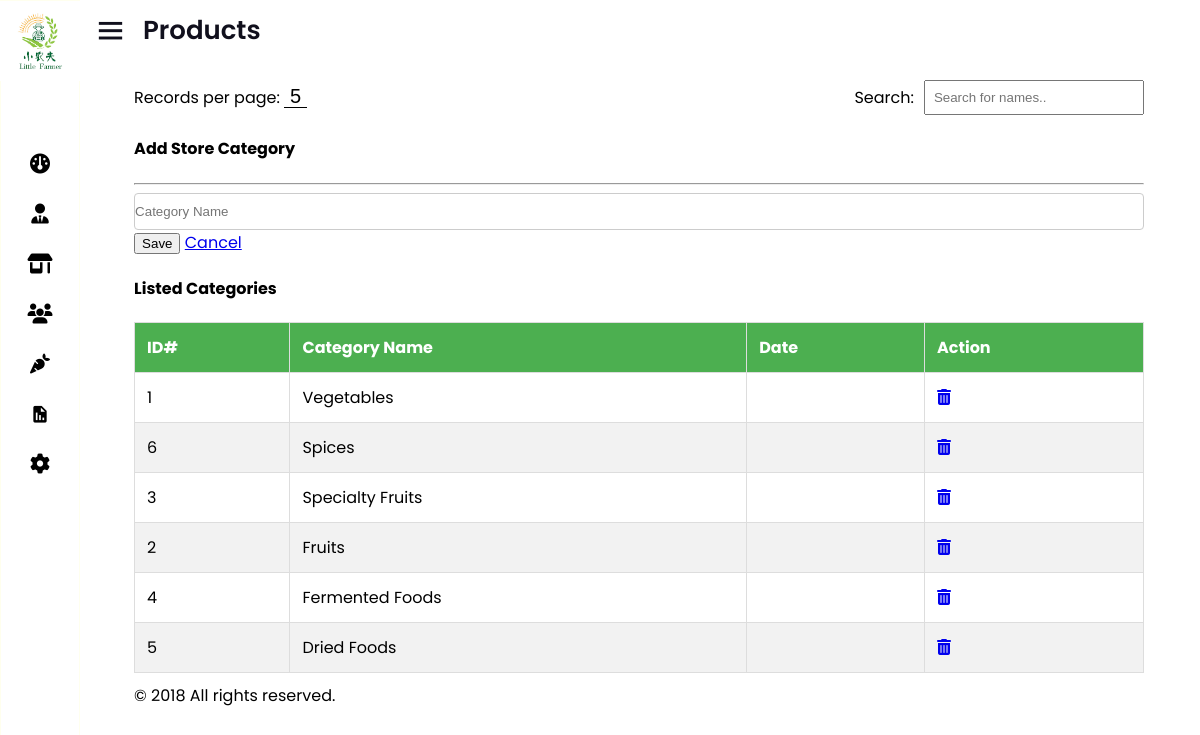
/seller/admin/category_inspection.php (signed in), run on an earlier commit of the app's database.
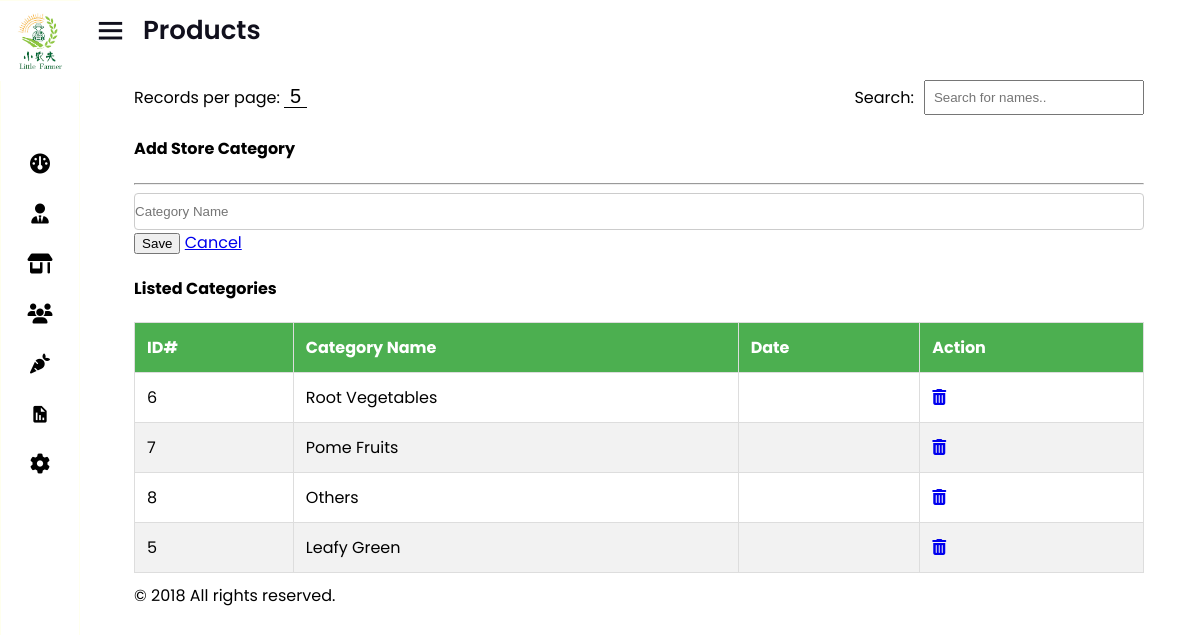
And on a later commit of the database.
### tables this page shows
CREATE TABLE `categories` (
  `categories_id` int(11) NOT NULL,
  `categories_name` varchar(255) NOT NULL,
  `categories_active` int(11) NOT NULL DEFAULT 0,
  `categories_status` int(11) NOT NULL DEFAULT 0
);

### seller/admin/category_inspection.php (the view, shortened to what this page needs)
<!DOCTYPE html>
<html lang="en" dir="ltr">
  <head>
    <link rel="stylesheet" href="style.css">
	<link rel="stylesheet" href="https://cdnjs.cloudflare.com/ajax/libs/font-awesome/4.7.0/css/font-awesome.min.css">
    <link href='https://unpkg.com/boxicons@2.0.7/css/boxicons.min.css' rel='stylesheet'>
   </head>
<body>
  <div class="sidebar close">
    <?php include "sidebar.php"; ?>
  </div>
  <section class="home-section">
    <div class="home-content">
      <i class='bx bx-menu' ></i>
      <span class="text">Products</span>
    </div>
	<div class="empMainCon">
		   	<div class="controls-container">
		  		<div class="records-per-page">
					<span>Records per page:</span>
					<select id="recordsPerPage" onchange="changeRecordsPerPage()" class="custom-select">
					  <option value="5">5</option>
					</select>
				  </div>
				  <div class="search-bar">
				<span>Search:</span>
				<input type="text" id="searchInput" onkeyup="fetchData()" placeholder="Search for names..">
		  	</div>
		  </div>
          <?php
include("./../connection/connect.php");
if(isset($_SESSION["adm_co"]) && ($_SESSION["adm_co"] == "SUPA"))
{
?>
    <div id="main-wrapper">
            <div class="container-fluid">
				<div class="row">
                    <div class="container-fluid">
<div class="col-lg-12">
    <div class="card card-outline-primary">
        <div class="card-header">
            <h4 class="m-b-0 text-white">Add Store Category</h4>
        </div>
        <div class="card-body">
            <form action="<?php echo htmlspecialchars($_SERVER["PHP_SELF"]); ?>" method="post">
                <div class="form-body">
                    <hr>
                    <div class="row p-t-20">
                        <div class="col-md-12">
                            <div class="form-group">
                                <input type="text" name="c_name" class="form-control" placeholder="Category Name">
                            </div>
                        </div>
                    </div>
                    <div class="form-actions">
                        <input type="submit" name="submit" class="btn btn-success" value="Save">
                        <a href="dashboard.php" class="btn btn-inverse">Cancel</a>
                    </div>
                </div>
            </form>
        </div>
    </div>
</div>
                    </div>
					<div class="col-12">
                        <div class="card">
                            <div class="card-body">
                                <h4 class="card-title">Listed Categories</h4>
                                <div class="table-responsive m-t-40">
                                    <table id="myTable" class="table table-bordered table-striped">
                                        <thead>
                                            <tr>
                                                <th>ID#</th>
                                                <th>Category Name</th>
                                                <th>Date</th>
												<th>Action</th>
                                            </tr>
                                        </thead>
                                        <tbody>
                                        <?php
                                        $sql = "SELECT * FROM categories order by categories_name desc";
                                        $query = mysqli_query($db,$sql);
                                        if(!mysqli_num_rows($query) > 0 )
                                        {
                                            echo '<td colspan="7"><center>No Categories-Data!</center></td>';
                                        }
                                        else
                                        {
                                            while($rows=mysqli_fetch_array($query))
                                            {
                                                echo ' <tr><td>'.$rows['categories_id'].'</td>
                                                            <td>'.$rows['categories_name'].'</td>
                                                            <td>'.$rows['date'].'</td>
                                                            <td><a href="action/delete_category.php?cat_del='.$rows['categories_id'].'" class="btn btn-danger btn-flat btn-addon btn-xs m-b-10"><i class="fa fa-trash-o" style="font-size:16px"></i></a>
                                                            <a href="action/update_category.php?cat_upd='.$rows['categories_id'].'" " class="btn btn-info btn-flat btn-addon btn-sm m-b-10 m-l-5"><i class="ti-settings"></i></a>
                                                            </td></tr>';
                                            }
                                        }
                                        ?>
                                        </tbody>
                                    </table>
                                </div>
                            </div>
                        </div>
					</div>
            </div>
            <footer class="footer"> © 2018 All rights reserved. </footer>
    </div>
<?php
}
?>
</body>
</html>

### seller/admin/sidebar.php (shortened to what this page needs)
<!DOCTYPE html>
<html lang="en" dir="ltr">
<head>
	<link rel="stylesheet" href="style.css">
	<link href='https://unpkg.com/boxicons@2.0.7/css/boxicons.min.css' rel='stylesheet'>
	<link rel="stylesheet" href="https://cdnjs.cloudflare.com/ajax/libs/font-awesome/6.5.1/css/all.min.css" />
</head>
	<div class="logo-details">
		<img src="img/logo.png" width="80" height="80" id="logo" name="logo"></img>
    </div>
    <ul class="nav-links">
      <li>
        <a href="dashboard.php">
         <i class="fa-solid fa-gauge"></i>
        </a>
      </li>
		<?php if($_SESSION['adm_co'] != "VSUPA"){ ?>
      <li>
          <a href="employees.php">
            <i class="fa-solid fa-user-tie"></i>
          </a>
      </li>
		<?php } ?>
		<li>
        <div class="iocn-link">
          <a href="sellers.php">
            <i class="fa-solid fa-shop"></i>
          </a>
        </div>
      </li>
		<li>
        <a href="users.php">
          <i class="fa-solid fa-users"></i>
        </a>
      </li>
	<?php if($_SESSION['adm_co'] != "VSUPA"){ ?>
      <li>
        <div class="iocn-link">
          <a href="products.php">
            <i class="fa-solid fa-carrot"></i>
          </a>
        </div>
      </li>
	<?php } ?>
      <?php if($_SESSION['adm_co'] != "VSUPA"){ ?>
      <li>
        <a href="admin_report.php">
          <i class='bx bxs-report'></i>
        </a>
      </li>
		<?php } ?>
      <li>
        <a href="setting.php">
          <i class="fa-solid fa-gear"></i>
        </a>
      </li>
</ul>

### seller/admin/style.css (style rules this page uses)
html, body { width: 100%; height: 100%; margin: 0; padding: 0; box-sizing: border-box; font-family: 'Poppins', sans-serif; overflow-y: auto; }
.sidebar { border: 1px solid #ffe; position: fixed; top: 0; left: 0; height: 100%; width: 260px; background: #ffffff; z-index: 100; transition: all 0.5s ease; }
.sidebar.close { width: 78px; }
.logo-details { height: auto; width: 100%; display: flex; flex-direction: column; align-items: center; }
.logo-details img { font-size: 30px; color: #fff; text-align: center; line-height: 50px; }
.sidebar .nav-links { height: 100%; padding: 30px 0 150px 0; overflow: auto; }
.sidebar.close .nav-links { overflow: visible; }
.sidebar .nav-links li { position: relative; list-style: none; transition: all 0.4s ease; }
.sidebar .nav-links li .iocn-link { display: flex; align-items: center; justify-content: space-between; }
.sidebar.close .nav-links li .iocn-link { display: block }
.sidebar .nav-links li i { height: 50px; min-width: 78px; text-align: center; line-height: 50px; color: #000; font-size: 20px; cursor: pointer; transition: all 0.3s ease; }
.sidebar .nav-links li a { display: flex; align-items: center; text-decoration: none; }
.home-section { position: relative; background: #ffffff; height: 100vh; left: 260px; width: calc(100% - 260px); transition: all 0.5s ease; overflow-y: auto; }
.sidebar.close ~ .home-section { left: 78px; width: calc(100% - 78px); }
.home-section .home-content { height: 60px; display: flex; align-items: center; }
.home-section .home-content .bx-menu, .home-section .home-content .text { color: #11101d; font-size: 35px; }
.home-section .home-content .bx-menu { margin: 0 15px; cursor: pointer; }
.home-section .home-content .text { font-size: 26px; font-weight: 600; }
.form-control { width: 100%; padding: 10px 0; border: 1px solid #ccc; border-radius: 4px; background-color: #fff; }
.form-group { display: flex; background-color: #fff; }
.empMainCon { width: 90%; margin-left: auto; margin-right: auto; margin-top: 20px; }
.controls-container { display: flex; justify-content: space-between; align-items: center; width: 100%; border: none; }
.search-bar { display: flex; align-items: center; }
.empMainCon #searchInput { padding: 8px; width: 200px; margin-left: 10px; }
.empMainCon table { border-collapse: collapse; width: 100%; margin-left: auto; margin-right: auto; margin-top: 20px; margin-bottom: 10px; }
.empMainCon th, td { border: 1px solid #ddd; padding: 12px; text-align: left; }
.empMainCon th { background-color: #4CAF50; color: white; cursor: pointer; }
.empMainCon tr:nth-child(even) { background-color: #f2f2f2; }
.close { color: #aaa; font-size: 28px; font-weight: bold; cursor: pointer; }
.custom-select { border: none; border-bottom: 1px solid #000; background-color: transparent; padding: 0; margin: 0; appearance: none; text-align: center; font-size: 20px; }

What changed in the data, as far as the page shows it:
removed categories: categories_id "1", categories_name "Vegetables"
removed categories: categories_id "3", categories_name "Specialty Fruits"
removed categories: categories_id "2", categories_name "Fruits"
removed categories: categories_id "4", categories_name "Fermented Foods"
changed categories id 6: categories_name "Spices" → "Root Vegetables"
added categories: categories_id "7", categories_name "Pome Fruits"
added categories: categories_id "8", categories_name "Others"
changed categories id 5: categories_name "Dried Foods" → "Leafy Green"
